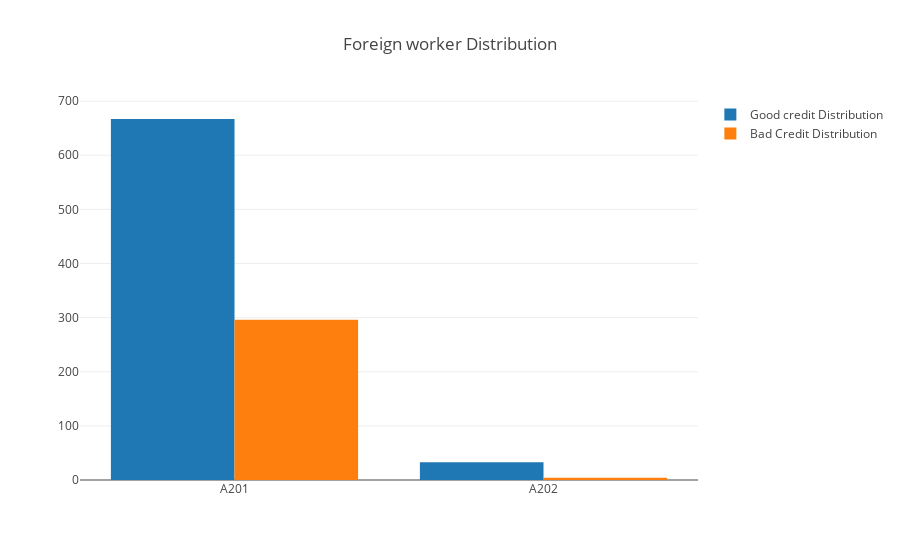

The code cell stored with this chart in its notebook:
### Markdown cell above
List of Housing
- A151 : rent
- A152 : own
- A153 : for free

From the bar graph ABOVE, renting needs money from the bank.

### Code cell
trace0 = go.Bar(x = df[df["Risk"]== 1]["foreign worker"].value_counts().index.values, 
                y = df[df["Risk"]== 1]["foreign worker"].value_counts().values,
                name='Good credit Distribution')

trace1 = go.Bar(x = df[df["Risk"]== 2]["foreign worker"].value_counts().index.values,
                y = df[df["Risk"]== 2]["foreign worker"].value_counts().values,
                name="Bad Credit Distribution")

data = [trace0, trace1]

layout = go.Layout( title='Foreign worker Distribution')

fig = go.Figure(data=data, layout=layout)

py.iplot(fig, filename='grouped-bar')

### Figure 1 — Plotly figure (JSON) as saved in the notebook; plotly's stock layout.template omitted (floating-point values rounded to 4 significant figures)
{"data": [{"name": "Good credit Distribution", "type": "bar", "uid": "2040d118-502c-11e9-827f-48bf6be9efe4", "x": ["A201", "A202"], "y": [667, 33]}, {"name": "Bad Credit Distribution", "type": "bar", "uid": "2040d334-502c-11e9-83c9-48bf6be9efe4", "x": ["A201", "A202"], "y": [296, 4]}], "layout": {"title": "Foreign worker Distribution"}}
